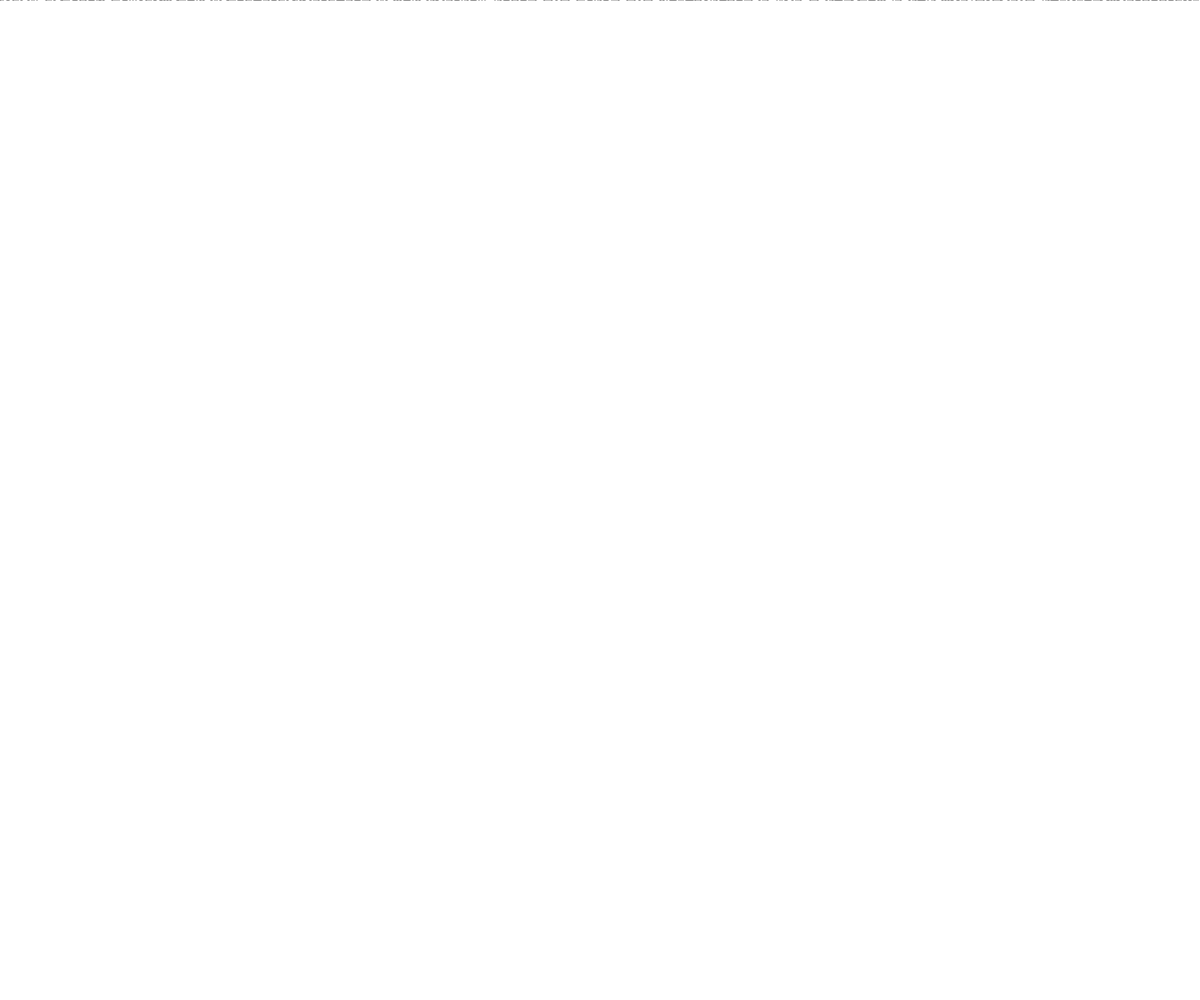
Frame 1 (no input)
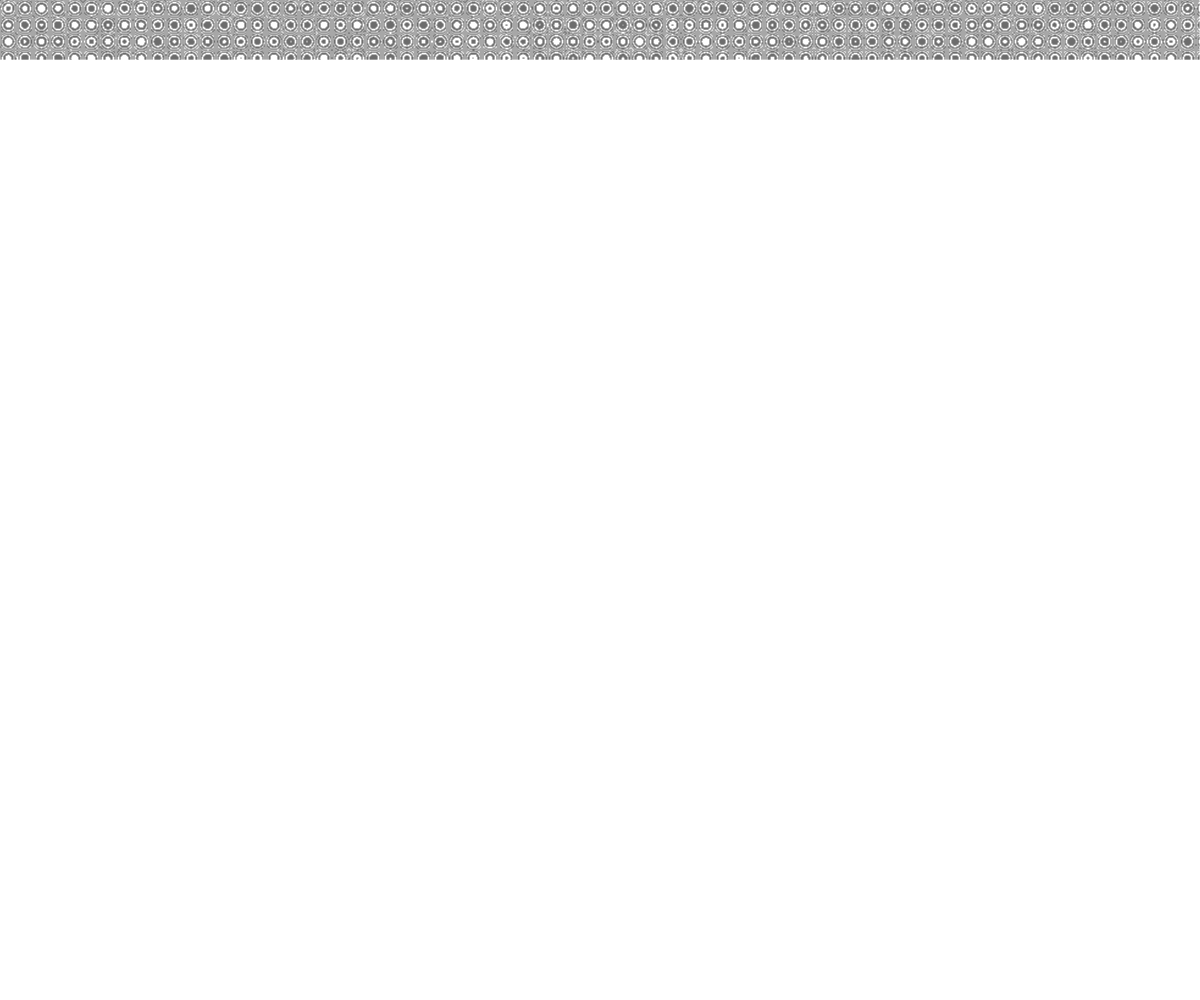
Frame 60 (no input)
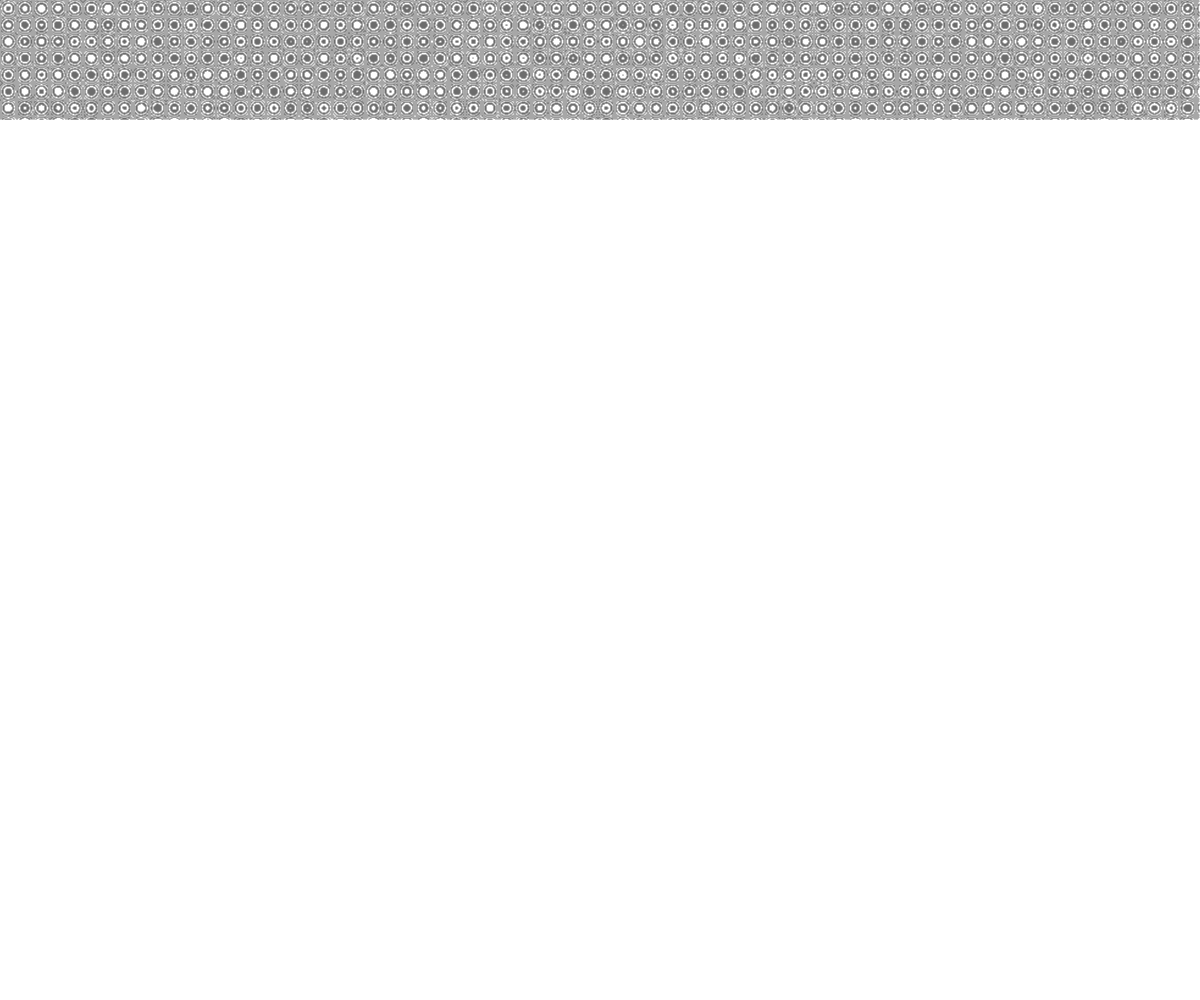
Frame 120 (the mouse pressed at the canvas centre since frame 60)

The p5.js sketch that drew these frames (run headless with seeded random() and noise() and a simulated clock; from frame 60 on, the mouse is pressed at the canvas centre):

// p5.js sketch
// ── sketch.js
// Keith O'Hara <kohara@bard.edu>
// http://www.nahee.com/spanky/www/fractint/circle_type.html

var s = 0.93980;
var y = 0; 
var x = 0;


function setup(){
  createCanvas(window.innerWidth, window.innerHeight);
  fill(0);
  background(255);
}


function draw(){
  if (y < height){
    for (var x = 0; x < width; x++){
      var z = Math.floor(s*(x*x + y*y));
      if (z % 2 === 0){
        point(x, y);
      }
    }
    y = y + 1;
  }
}

// ── style.css
body{
  padding:0; margin:0;
}
